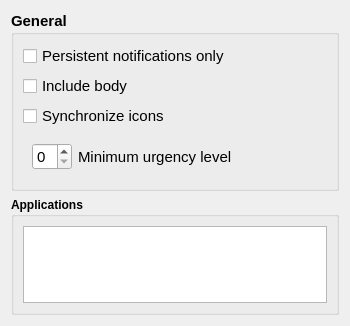
<?xml version="1.0" encoding="UTF-8"?>
<ui version="4.0">
 <class>SendNotificationsConfigUi</class>
 <widget class="QWidget" name="SendNotificationsConfigUi">
  <property name="windowModality">
   <enum>Qt::WindowModal</enum>
  </property>
  <property name="geometry">
   <rect>
    <x>0</x>
    <y>0</y>
    <width>350</width>
    <height>326</height>
   </rect>
  </property>
  <property name="sizePolicy">
   <sizepolicy hsizetype="MinimumExpanding" vsizetype="Preferred">
    <horstretch>0</horstretch>
    <verstretch>0</verstretch>
   </sizepolicy>
  </property>
  <property name="minimumSize">
   <size>
    <width>350</width>
    <height>0</height>
   </size>
  </property>
  <property name="windowTitle">
   <string>Pause music plugin</string>
  </property>
  <layout class="QVBoxLayout" name="verticalLayout">
   <item>
    <widget class="QGroupBox" name="groupBox_2">
     <property name="sizePolicy">
      <sizepolicy hsizetype="Preferred" vsizetype="Fixed">
       <horstretch>0</horstretch>
       <verstretch>0</verstretch>
      </sizepolicy>
     </property>
     <property name="font">
      <font>
       <pointsize>11</pointsize>
       <weight>75</weight>
       <bold>true</bold>
      </font>
     </property>
     <property name="title">
      <string>General</string>
     </property>
     <layout class="QVBoxLayout" name="verticalLayout_2">
      <item>
       <widget class="QCheckBox" name="check_persistent">
        <property name="font">
         <font>
          <weight>50</weight>
          <bold>false</bold>
         </font>
        </property>
        <property name="toolTip">
         <string>Synchronize only notifications with a timeout value of 0?</string>
        </property>
        <property name="text">
         <string>Persistent notifications only</string>
        </property>
       </widget>
      </item>
      <item>
       <widget class="QCheckBox" name="check_body">
        <property name="font">
         <font>
          <weight>50</weight>
          <bold>false</bold>
         </font>
        </property>
        <property name="toolTip">
         <string>Append the notification body to the summary when synchronizing notifications?</string>
        </property>
        <property name="text">
         <string>Include body</string>
        </property>
       </widget>
      </item>
      <item>
       <widget class="QCheckBox" name="check_icons">
        <property name="font">
         <font>
          <weight>50</weight>
          <bold>false</bold>
         </font>
        </property>
        <property name="toolTip">
         <string>Synchronize icons of notifying applications if possible?</string>
        </property>
        <property name="text">
         <string>Synchronize icons</string>
        </property>
       </widget>
      </item>
      <item>
       <widget class="QWidget" name="horizontalWidget" native="true">
        <property name="sizePolicy">
         <sizepolicy hsizetype="Expanding" vsizetype="Expanding">
          <horstretch>0</horstretch>
          <verstretch>0</verstretch>
         </sizepolicy>
        </property>
        <layout class="QHBoxLayout" name="horizontalLayout">
         <item>
          <widget class="QSpinBox" name="spin_urgency">
           <property name="maximumSize">
            <size>
             <width>40</width>
             <height>32</height>
            </size>
           </property>
           <property name="font">
            <font>
             <weight>50</weight>
             <bold>false</bold>
            </font>
           </property>
           <property name="toolTip">
            <string>&lt;html&gt;&lt;head/&gt;&lt;body&gt;&lt;p&gt;Minimum urgency level of the notifications&lt;/p&gt;&lt;/body&gt;&lt;/html&gt;</string>
           </property>
           <property name="maximum">
            <number>2</number>
           </property>
          </widget>
         </item>
         <item>
          <widget class="QLabel" name="label">
           <property name="font">
            <font>
             <weight>50</weight>
             <bold>false</bold>
            </font>
           </property>
           <property name="toolTip">
            <string>Synchronize only notifications with the given urgency level.</string>
           </property>
           <property name="text">
            <string>Minimum urgency level</string>
           </property>
          </widget>
         </item>
        </layout>
       </widget>
      </item>
     </layout>
    </widget>
   </item>
   <item>
    <widget class="QGroupBox" name="groupBox">
     <property name="sizePolicy">
      <sizepolicy hsizetype="MinimumExpanding" vsizetype="Preferred">
       <horstretch>0</horstretch>
       <verstretch>0</verstretch>
      </sizepolicy>
     </property>
     <property name="font">
      <font>
       <weight>75</weight>
       <bold>true</bold>
      </font>
     </property>
     <property name="toolTip">
      <string/>
     </property>
     <property name="title">
      <string>Applications</string>
     </property>
     <layout class="QHBoxLayout" name="horizontalLayout_2">
      <item>
       <widget class="QTableView" name="appList">
        <property name="sizePolicy">
         <sizepolicy hsizetype="MinimumExpanding" vsizetype="Preferred">
          <horstretch>0</horstretch>
          <verstretch>0</verstretch>
         </sizepolicy>
        </property>
        <property name="font">
         <font>
          <weight>50</weight>
          <bold>false</bold>
         </font>
        </property>
        <property name="alternatingRowColors">
         <bool>true</bool>
        </property>
        <property name="showGrid">
         <bool>false</bool>
        </property>
        <property name="gridStyle">
         <enum>Qt::NoPen</enum>
        </property>
        <property name="sortingEnabled">
         <bool>true</bool>
        </property>
        <attribute name="horizontalHeaderVisible">
         <bool>true</bool>
        </attribute>
        <attribute name="horizontalHeaderDefaultSectionSize">
         <number>150</number>
        </attribute>
        <attribute name="horizontalHeaderMinimumSectionSize">
         <number>20</number>
        </attribute>
        <attribute name="horizontalHeaderShowSortIndicator" stdset="0">
         <bool>true</bool>
        </attribute>
        <attribute name="horizontalHeaderStretchLastSection">
         <bool>true</bool>
        </attribute>
        <attribute name="verticalHeaderVisible">
         <bool>false</bool>
        </attribute>
       </widget>
      </item>
     </layout>
    </widget>
   </item>
  </layout>
 </widget>
 <resources/>
 <connections/>
</ui>
